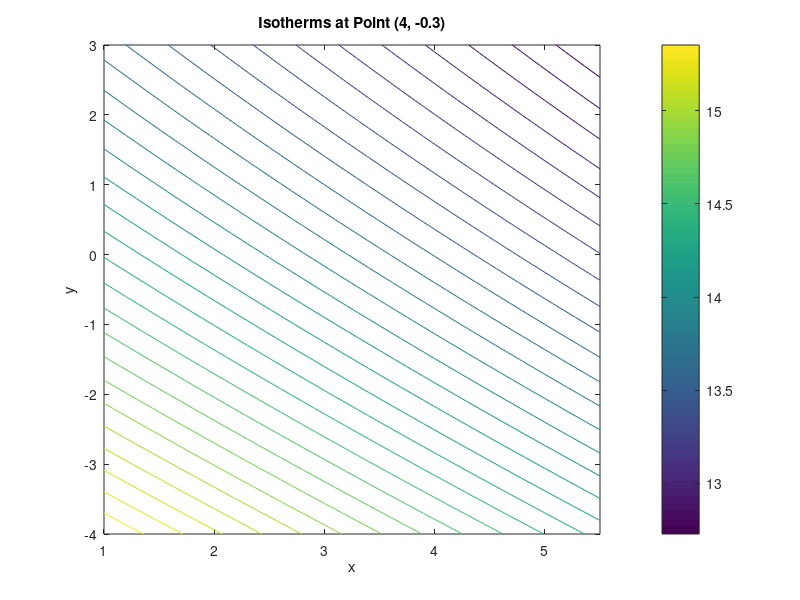

This chart was generated by the following MATLAB code:
clear all
clc

%using z value from part b. i.
z=0.1675;

x=1:0.1:5.5;
y=-4:0.1:3;
[x y]=meshgrid(x,y);
t=-0.1.*z.^2+17*exp(-0.1.*((0.1.*x-2)-(0.05.*y-1).^2-(z-1).^2))-10;

%use contour plot with a constant z value to find isotherms
contour (x,y,t,30)
xlabel('x')
ylabel('y')
title('Isotherms at Point (4, -0.3)')
colorbar